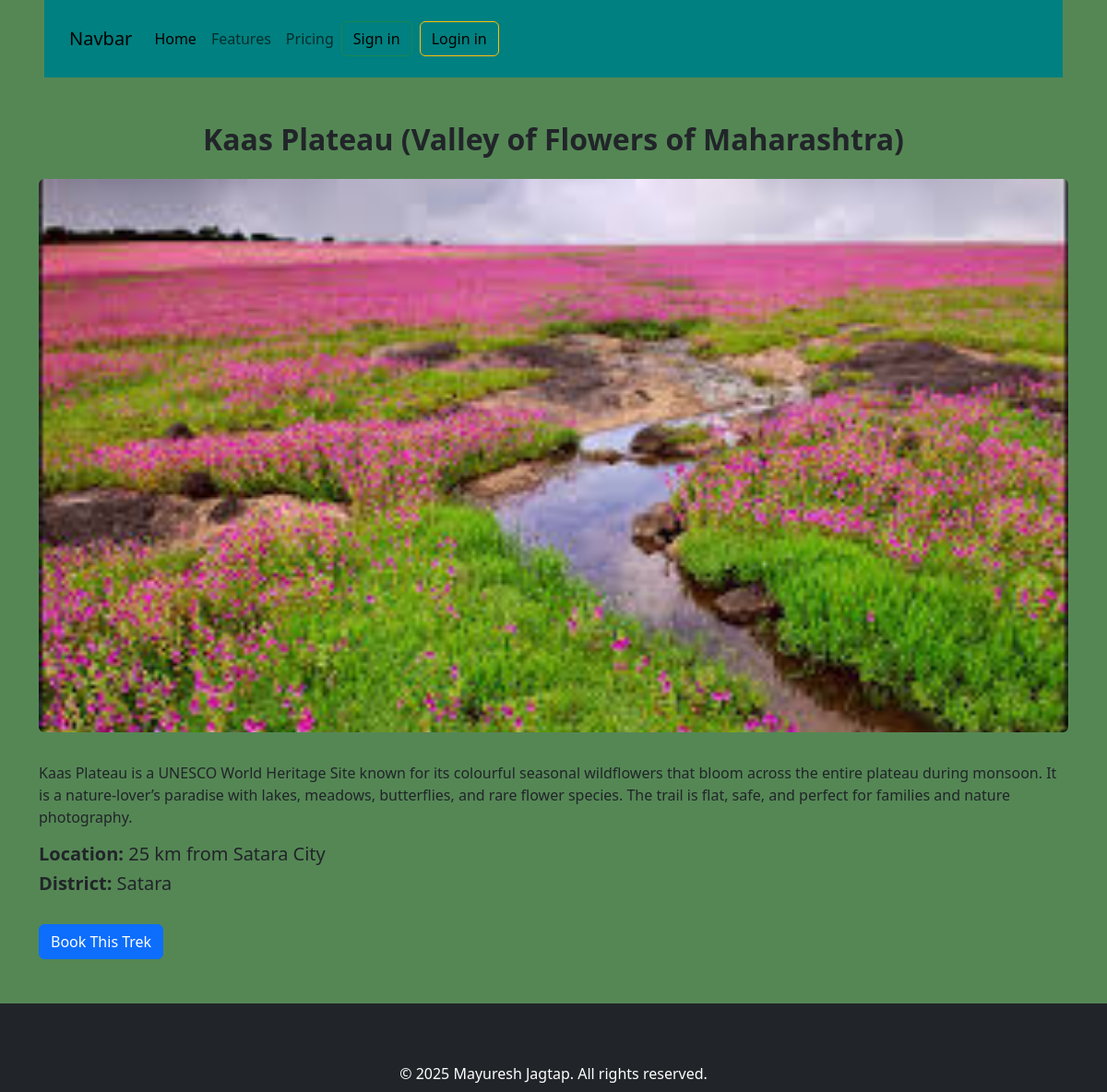
The page /trek/17/ on the database its author committed.
### trekkers/models.py (models this page shows)
class Trek(models.Model):
    district = models.CharField(max_length=50)
    title = models.CharField(max_length=200)
    height = models.IntegerField()
    difficulty = models.CharField(max_length=100)
    description = models.TextField()
    image = models.ImageField(upload_to='treks/')
    location = models.CharField(max_length=100)

### trekkers/views.py (the view)
# urls.py: path('trek/<int:trek_id>/', views.trek_detail, name='trek_detail'),
def trek_detail(request, trek_id):
    trek = get_object_or_404(Trek, id=trek_id)
    return render(request, "website/trek_detail.html", {"trek": trek})

### templates/website/trek_detail.html (shortened to what this page needs)
{% extends "layout.html" %}
{% block content %}
<div class="container mt-5 mb-5">
    <h2 class="text-center fw-bold">{{ trek.title }}</h2>
    <img src="{{ trek.image.url }}" class="img-fluid rounded mt-3 mb-3" style="max-height: 600px; width:100%; object-fit:cover;">
    <p class="mt-3">{{ trek.description }}</p>
    <h5><strong>Location:</strong> {{ trek.location }}</h5>
    <h5><strong>District:</strong> {{ trek.district }}</h5>
    <a href="/trek/book/{{ trek.id }}/" class="btn btn-primary mt-4">
        Book This Trek
    </a>
</div>
{% endblock %}

### templates/layout.html (style rules this page uses)
body { background-color: rgb(85, 135, 85); }

### rows shown on the page
Trek: title "Kaas Plateau (Valley of Flowers of Maharashtra)", image (picture), description "Kaas Plateau is a UNESCO World Heritage Site known for its colourful seasonal wildflowers that bloom across the entire plateau during monsoon. It is a nature-lover’s paradise with lakes, meadows, butterflies, and rare flower species. The trail is flat, safe, and perfect for families and nature photography.", location "25 km from Satara City", district "Satara"
